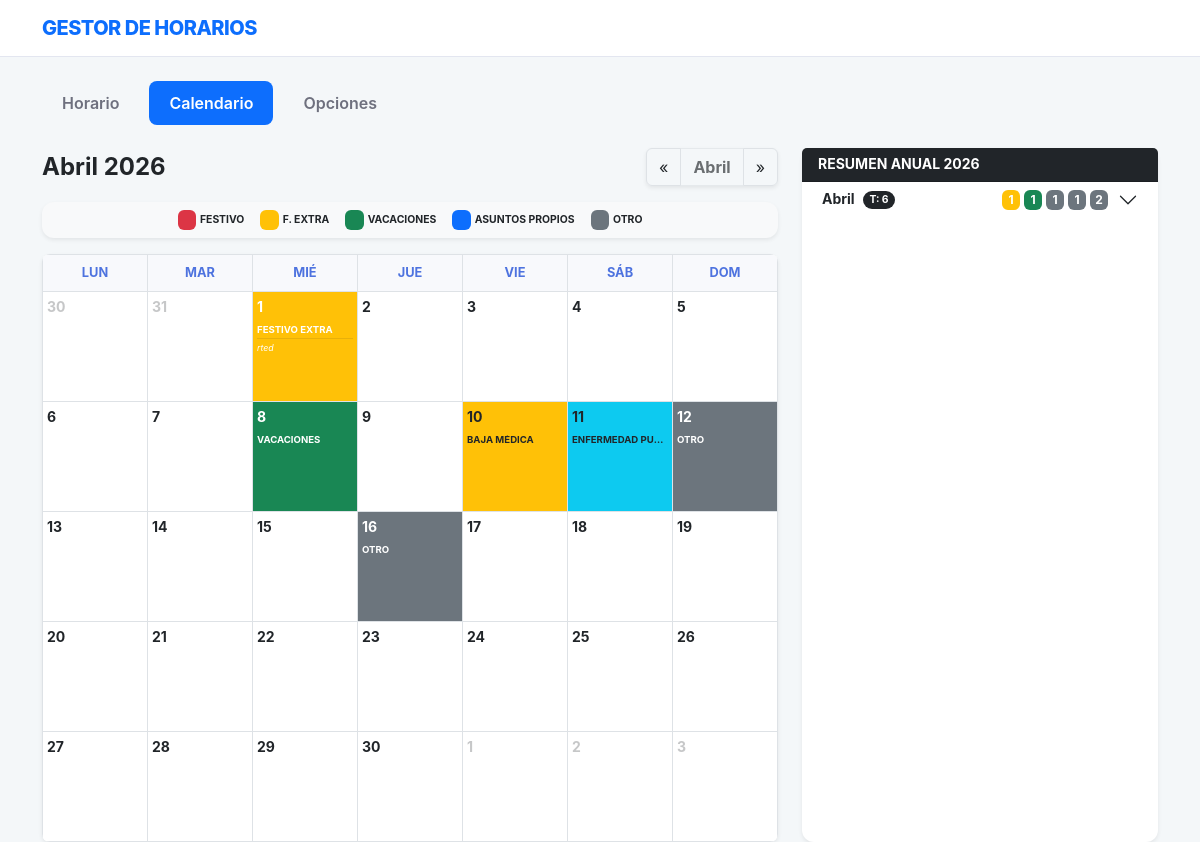
The page /calendario/ on the database as committed earlier.
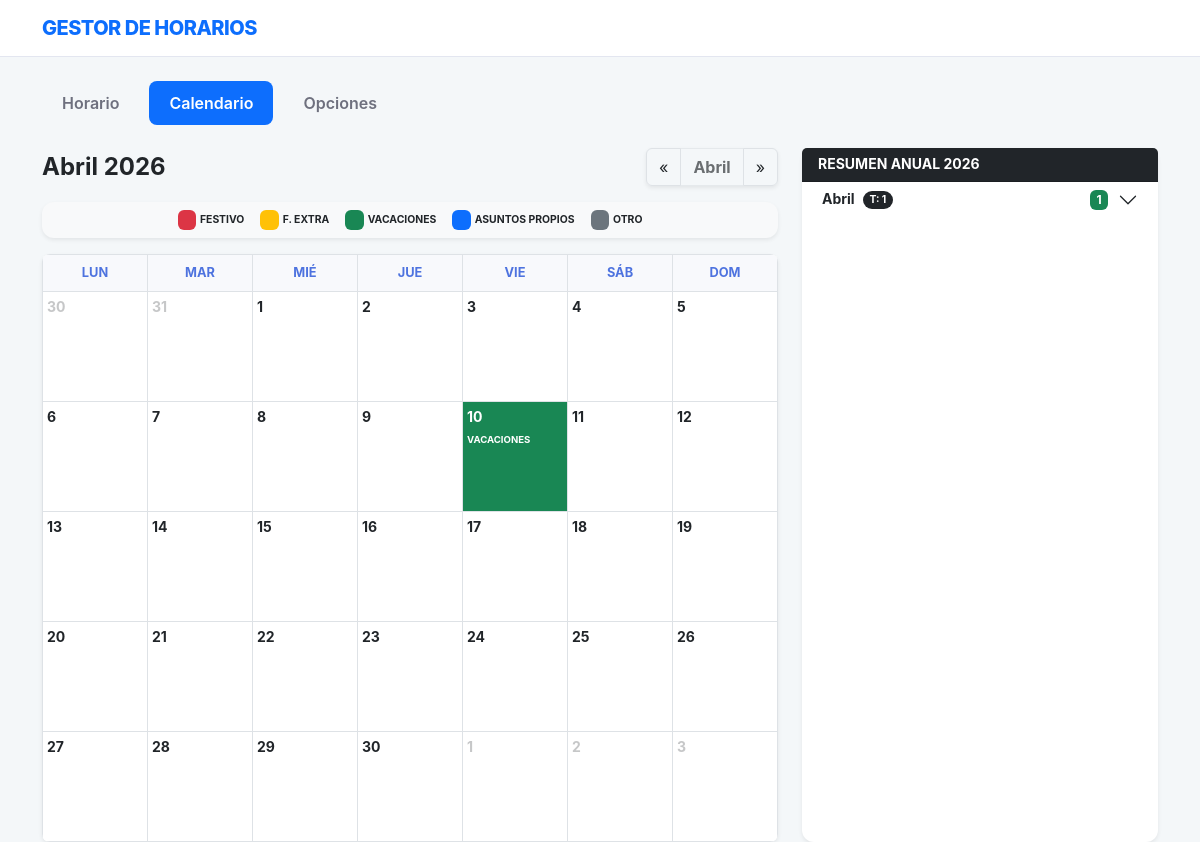
The same page on the database as committed later.
### apps/calendario/models.py (models this page shows, shortened)
class EventoCalendario(models.Model):
    TIPO_CHOICES = [
        ('FESTIVO', 'Festivo Extra'),
        ('VACACIONES', 'Vacaciones'),
        ('ASUNTOS_PROPIOS', 'Asuntos Propios'),
        ('BAJA', 'Baja Médica'),
        ('ENFERMEDAD', 'Enfermedad Puntual'),
        ('SIN_SUELDO', 'Día sin Sueldo'),
        ('OTRO', 'Otro'),
    ]
    fecha = models.DateField(unique=True)
    tipo = models.CharField(max_length=20, choices=TIPO_CHOICES, default='FESTIVO')
    descripcion = models.CharField(max_length=100, blank=True)
    class Meta:
        verbose_name = "Evento de Calendario"
        verbose_name_plural = "Eventos de Calendario"

### apps/calendario/views.py (the view)
# urls.py: path('', views.vista_calendario, name='ver_calendario'),
def vista_calendario(request):
    hoy = datetime.now()
    año = int(request.GET.get('año', hoy.year))
    mes = int(request.GET.get('mes', hoy.month))
    if mes > 12: mes, año = 1, año + 1
    elif mes < 1: mes, año = 12, año - 1
    datos = CalendarioService.obtener_mes(año, mes)
    nombres_meses = ["Enero", "Febrero", "Marzo", "Abril", "Mayo", "Junio",
                     "Julio", "Agosto", "Septiembre", "Octubre", "Noviembre", "Diciembre"]
    context = {
        'semanas': datos['semanas'],
        'resumen_anual': datos['resumen_anual'], # <--- CAMBIADO AQUÍ (antes era eventos_organizados)
        'tipos_opciones': datos['tipos_opciones'],
        'nombre_mes': nombres_meses[mes-1],
        'año': año,
        'mes': mes,
    }
    return render(request, 'calendario/calendario.html', context)

### apps/calendario/services/calendario_service.py (called while the page is built)
    @staticmethod
    def obtener_mapeo_colores():
        return {
            'FESTIVO':        'bg-danger text-white',
            'FESTIVO_EXTRA':  'bg-warning text-white',
            'VACACIONES':     'bg-success text-white',
            'ASUNTOS_PROPIOS':'bg-primary text-white',
            'BAJA':           'bg-warning text-dark',
            'ENFERMEDAD':     'bg-info text-dark',
            'SIN_SUELDO':     'bg-secondary text-white',
            'OTRO':           'bg-secondary text-white',
        }

### apps/horario/services/horario_service.py (called while the page is built)
    @staticmethod
    def hhmm_a_decimal(hora: Union[time, str, None]) -> float:
        if not hora:
            return 0.0
        if isinstance(hora, str):
            try:
                h, m = map(int, hora.split(':'))
                return h + (m / 60.0)
            except (ValueError, AttributeError, IndexError):
                return 0.0
        return hora.hour + (hora.minute / 60.0)

    @classmethod
    def calcular_total_dia(cls, registro) -> float:
        h_m = max(0, cls.hhmm_a_decimal(registro.m_out) - cls.hhmm_a_decimal(registro.m_in))
        h_t = max(0, cls.hhmm_a_decimal(registro.t_out) - cls.hhmm_a_decimal(registro.t_in))
        return h_m + h_t

### apps/calendario/templates/calendario/calendario.html (shortened to what this page needs)
{% extends "base.html" %}
{% block content %}
<div class="row g-4">
    <div class="col-xl-8">
        <div class="d-flex justify-content-between align-items-center mb-3">
            <h4 class="fw-bold mb-0 text-dark">{{ nombre_mes }} {{ año }}</h4>
            <div class="btn-group shadow-sm">
                <a href="?mes={{ mes|add:'-1' }}&año={{ año }}" class="btn btn-white border">&laquo;</a>
                <button class="btn btn-white border fw-bold" disabled>{{ nombre_mes }}</button>
                <a href="?mes={{ mes|add:'1' }}&año={{ año }}" class="btn btn-white border">&raquo;</a>
            </div>
        </div>
        <div class="card shadow-sm border-0 mb-3 bg-light">
            <div class="card-body p-2 d-flex flex-wrap justify-content-center gap-3">
                <div class="d-flex align-items-center"><span class="badge bg-danger me-1">&nbsp;</span> <small class="fw-bold" style="font-size: 0.65rem;">FESTIVO</small></div>
                <div class="d-flex align-items-center"><span class="badge bg-warning me-1 text-white">&nbsp;</span> <small class="fw-bold" style="font-size: 0.65rem;">F. EXTRA</small></div>
                <div class="d-flex align-items-center"><span class="badge bg-success me-1">&nbsp;</span> <small class="fw-bold" style="font-size: 0.65rem;">VACACIONES</small></div>
                <div class="d-flex align-items-center"><span class="badge bg-primary me-1">&nbsp;</span> <small class="fw-bold" style="font-size: 0.65rem;">ASUNTOS PROPIOS</small></div>
                <div class="d-flex align-items-center"><span class="badge bg-secondary me-1">&nbsp;</span> <small class="fw-bold" style="font-size: 0.65rem;">OTRO</small></div>
            </div>
        </div>
        <div class="card shadow-sm border-0 rounded-3 overflow-hidden">
            <table class="table table-bordered mb-0 text-center" style="table-layout: fixed;">
                <thead class="bg-light small fw-bold text-muted">
                    <tr>
                        <th style="width: 14.28%;">LUN</th><th style="width: 14.28%;">MAR</th>
                        <th style="width: 14.28%;">MIÉ</th><th style="width: 14.28%;">JUE</th>
                        <th style="width: 14.28%;">VIE</th><th style="width: 14.28%;">SÁB</th>
                        <th style="width: 14.28%;">DOM</th>
                    </tr>
                </thead>
                <tbody>
                    {% for semana in semanas %}
                    <tr style="height: 110px;">
                        {% for dia in semana %}
                        <td class="p-0 position-relative dia-calendario {{ dia.clase_evento }} {% if not dia.es_mes_actual %}opacity-25{% endif %}"
                            style="cursor: pointer; vertical-align: top;"
                            onclick="abrirEditor('{{ dia.fecha }}', '{{ dia.tipo_dia }}', '{{ dia.descripcion }}', '{{ dia.tipo_raw }}', '{{ dia.es_oficial|yesno:'true,false' }}')"
                            title="Click para editar">
                            <div class="p-1 h-100 d-flex flex-column text-start">
                                <div class="d-flex justify-content-between align-items-start mb-1">
                                    <span class="fw-bold small">{{ dia.dia }}</span>
                                </div>
                                {% if dia.tipo_dia %}
                                <div class="mt-1 d-flex flex-column">
                                    <div class="fw-bolder text-uppercase text-truncate" style="font-size: 0.6rem; line-height: 1;">
                                        {{ dia.tipo_dia }}
                                    </div>
                                    {% if dia.descripcion %}
                                    <div class="opacity-90 mt-1 pt-1 border-top border-dark border-opacity-10"
                                         style="font-size: 0.55rem; line-height: 1.1; font-style: italic; word-wrap: break-word;">
                                        {{ dia.descripcion }}
                                    </div>
                                    {% endif %}
                                </div>
                                {% endif %}
                            </div>
                        </td>
                        {% endfor %}
                    </tr>
                    {% endfor %}
                </tbody>
            </table>
        </div>
    </div>
    <div class="col-xl-4">
        <div class="card shadow-sm border-0 h-100 d-flex flex-column" style="max-height: 750px;">
            <div class="card-header bg-dark text-white py-2">
                <h6 class="mb-0 small fw-bold text-uppercase">Resumen Anual {{ año }}</h6>
            </div>
            <div class="card-body p-0 overflow-auto">
                <div class="accordion accordion-flush" id="accFestivos">
                    {% for mes_nombre, info in resumen_anual.items %}
                    {% if info.eventos %}
                    <div class="accordion-item">
                        <h2 class="accordion-header">
                            <button class="accordion-button collapsed py-2 d-flex align-items-center" type="button" data-bs-toggle="collapse" data-bs-target="#m{{ forloop.counter }}">
                                <span class="fw-bold small me-2">{{ mes_nombre }}</span>
                                <span class="badge bg-dark rounded-pill me-auto" style="font-size: 0.65rem;">T: {{ info.eventos|length }}</span>
                                <div class="d-flex gap-1 ms-2">
                                    {% for tipo, cantidad in info.conteos.items %}
                                        {% if tipo == 'FESTIVO' %}<span class="badge bg-danger p-1" style="min-width: 18px;">{{ cantidad }}</span>
                                        {% elif tipo == 'FESTIVO_EXTRA' %}<span class="badge bg-warning text-white p-1" style="min-width: 18px;">{{ cantidad }}</span>
                                        {% elif tipo == 'VACACIONES' %}<span class="badge bg-success p-1" style="min-width: 18px;">{{ cantidad }}</span>
                                        {% elif tipo == 'ASUNTOS_PROPIOS' %}<span class="badge bg-primary p-1" style="min-width: 18px;">{{ cantidad }}</span>
                                        {% else %}<span class="badge bg-secondary p-1" style="min-width: 18px;">{{ cantidad }}</span>
                                        {% endif %}
                                    {% endfor %}
                                </div>
                            </button>
                        </h2>
                    </div>
                    {% endif %}
                    {% endfor %}
                </div>
            </div>
        </div>
    </div>
</div>
{% endblock %}

### templates/base.html (shortened to what this page needs)
<!DOCTYPE html>
<html lang="es">
<head>
    <link href="https://cdn.jsdelivr.net/npm/bootstrap@5.3.0/dist/css/bootstrap.min.css" rel="stylesheet">
</head>
<body>
<nav class="navbar navbar-light mb-4">
    <div class="container">
        <a class="navbar-brand" href="{% url 'horario:horario_semanal' %}">
             GESTOR DE HORARIOS
        </a>
    </div>
</nav>
<div class="container">
    <ul class="nav nav-tabs mb-4" id="mainTabs">
        <li class="nav-item">
            <a class="nav-link {% if request.resolver_match.app_name == 'horario' %}active{% endif %}"
               href="{% url 'horario:horario_semanal' %}">Horario</a>
        </li>
        <li class="nav-item">
            <a class="nav-link {% if request.resolver_match.app_name == 'calendario' %}active{% endif %}"
               href="{% url 'calendario:ver_calendario' %}">Calendario</a>
        </li>
        <li class="nav-item">
            <a class="nav-link" href="#">Opciones</a>
        </li>
    </ul>
    {% block content %}{% endblock %}
</div>
</body>
</html>

### templates/base.html (style rules this page uses)
:root { --primary-color: #0d6efd; --bg-color: #f4f7f9; }
body { background-color: var(--bg-color); font-family: 'Inter', -apple-system, sans-serif; }
.navbar { background-color: white; border-bottom: 1px solid #e3e6f0; }
.navbar-brand { color: var(--primary-color) !important; font-weight: 800; letter-spacing: -0.5px; }
.card { border: none; border-radius: 12px; box-shadow: 0 0.15rem 1.75rem 0 rgba(58, 59, 69, 0.1); }
.nav-tabs { border-bottom: none; gap: 10px; }
.nav-tabs .nav-link { border: none; color: #6e707e; font-weight: 600; padding: 10px 20px; border-radius: 8px; transition: all 0.2s; }
.nav-tabs .nav-link.active { background-color: var(--primary-color) !important; color: white !important; }
.table thead th { background-color: #f8f9fc; text-transform: uppercase; font-size: 0.8rem; color: #4e73df; }

### apps/calendario/templates/calendario/calendario.html (style rules this page uses)
.dia-calendario { border: 1px solid #dee2e6 !important; background-color: #fff; }
.accordion-button::after { margin-left: 10px; }

Rows that differ between the two databases and show on the page:
removed EventoCalendario: descripcion "rted"
Other text that changed with them:
list line gone: "1 FESTIVO EXTRA"
new list line: "1"
list line gone: "8 VACACIONES 10 BAJA MÉDICA 11 ENFERMEDAD PU… 12 OTRO"
new list line: "8 10 VACACIONES 11 12"
list line gone: "16 OTRO"
new list line: "16"
new list line: "Abril T: 1 1"
list line gone: "Abril T: 6 1 1 1 1 2"
